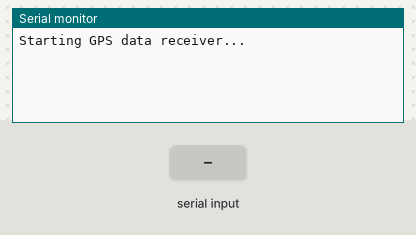
A sketch run on a simulated ESP32-C6. On the bench: the last lines printed to the serial monitor. Inputs (shaded band) come from the test bench.

Above: at 1.2 s.
1.3 s: "1\n" received over the second serial link
At 2.3 s:
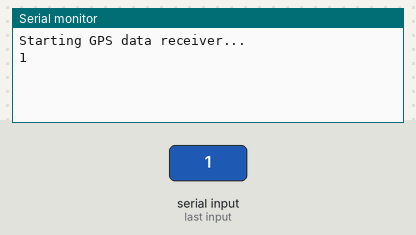
2.8 s: "0\n" received over the second serial link
At 3.5 s:
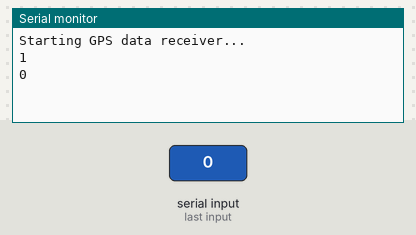
4.3 s: "2\n" received over the second serial link
At 5.8 s:
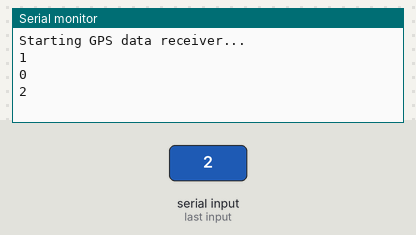

The sketch:

seeed-xiao-esp32c6-gps-NEO-6M.ino
```cpp
#include <HardwareSerial.h>

// Definicja pinów UART dla XIAO ESP32C6 (GPIO pins not work for me! This use hardware UART! Sometimes you have to disconnect one of the pins when uploading a sketch.)
#define RX_PIN D7
#define TX_PIN D6

void setup() {
  // Inicjalizacja monitora szeregowego dla debugowania
  Serial.begin(115200);
  // Inicjalizacja UART dla GPS NEO-6M (9600 baud, domyślna prędkość NEO-6M)
  Serial1.begin(9600, SERIAL_8N1, RX_PIN, TX_PIN);

  Serial.println("Starting GPS data receiver...");
}

void loop() {
  // Odczyt danych z GPS i przesyłanie do monitora szeregowego
  if (Serial1.available()) {
    String gpsData = Serial1.readStringUntil('\n');
    Serial.println(gpsData); // Wyświetlenie surowych danych NMEA
  }
}
```

Measured:
- after the input at 1.3 s, the serial monitor: prints a new line at once (image 1)
- after the input at 2.8 s, the serial monitor: prints a new line at once (image 2)
- after the input at 4.3 s, the serial monitor: prints a new line at once (image 3)
